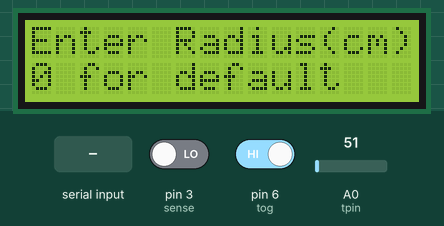
Simulated run of this sketch. Board: Arduino Uno, built with avr-gcc and run on an emulated ATmega328P. Parts: 16×2 character LCD. The test bench sets the inputs (shaded band); at power-on: pin 6 (tog) HIGH, pin 3 (sense) LOW, A0 (tpin) = 51. What the sketch prints to the serial monitor is not drawn.

Above: at 4.8 s.
4.9 s: pin 6 (tog) driven LOW
At 5.9 s:
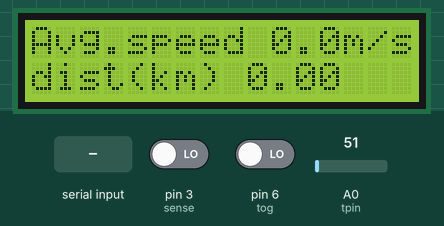
7.9 s: pin 3 (sense) driven HIGH
At 9.1 s:
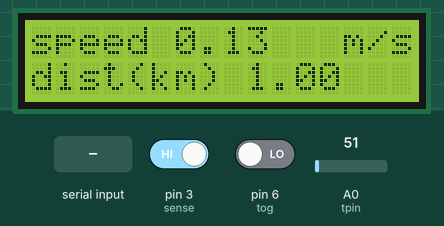
9.4 s: "1" received over Serial
10.9 s: pin 6 (tog) driven HIGH
At 11.3 s:
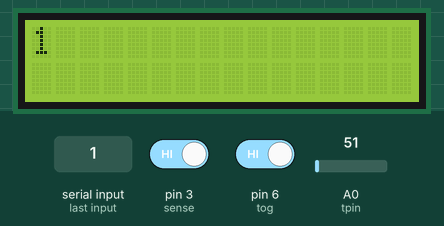
12.4 s: byte 0 (0) received over Serial
At 12.7 s:
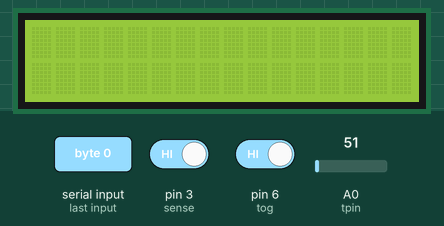
13.9 s: "0" received over Serial
At 15.4 s:
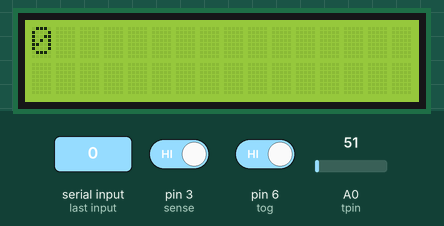
Timing chart, 0 to 16.9 s (numbered marks = the images above; inputs shaded):
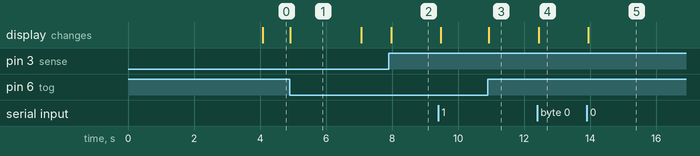

The sketch:

speedoMeter.ino
```cpp
 #include<LiquidCrystal.h>

 #include<Wire.h>

 #include<Rtc_Pcf8563.h>

 Rtc_Pcf8563 rtc;

 char * days[7] = {
   "Sun",
   "Mon",
   "Tue",
   "Wed",
   "Thu",
   "Fri",
   "Sat"
 };

 LiquidCrystal lcd(4, 5, 13, 12, 11, 10);

 long int sense = 3, rot = 0, d = 0, b = 0, tog = 6, x = 0, u = 0, tpin = A0, tempi = 0;

 float sp = 0, distance = 0, tmd = 0, asp = 0.00, temp;

 int fl = 0, msg = 0, i = 0, rad = 31;

 char h[42];

 boolean togvl = LOW, togv;

 boolean prev;

 void setup()

 {

   Serial.begin(9600);

   lcd.begin(16, 2);

   lcd.clear();

   pinMode(sense, INPUT);

   pinMode(tpin, INPUT);

   togv = digitalRead(tog);

   lcd.setCursor(3, 0);
   lcd.write("Welcome");
   lcd.setCursor(11, 0);
   lcd.write("to");
   lcd.setCursor(0, 1);
   lcd.write("Bicycle Computer");
   delay(4000);
   lcd.setCursor(0, 0);
   lcd.clear();
   lcd.write("Enter Radius(cm)");
   lcd.setCursor(0, 1);
   lcd.write("0 for default");

   while (1) {
     rad = Serial.read();
     if (togv != digitalRead(tog)) {
       goto xy;
     }
   }
   xy:
     if (rad == 0) {
       rad = 31;
     }

 }

 void loop()

 {

   if (Serial.available())

   {

     msg = 1;

     for (i = 0; i <= 41; i++)

     {

       h[i] = (char) 0;

     }

     i = 0;

     //    lcd.clear();

     while (Serial.available() > 0)

     {

       h[i] = Serial.read();

       i++;

     }
     //  i=0;

   }

   prev = digitalRead(tog);

   temp = analogRead(tpin); //from lm35

   temp = (temp * 500 / 1023.0);

   tempi = temp;

   attachInterrupt(1, det, RISING); //from hall effect sensor

   if ((millis() - b) > 7000)

   {
     sp = 0;

     asp = (distance * 1000) / (b - x);

     lcd.clear();

   }

   if (d > 0)

   {

     //  sp=(2*3.14*rad)/(millis()-timeold);

     // timeold=millis();

     //    d=0;

   }

   if (digitalRead(tog) == LOW)

   {

     //             if(prev==HIGH)

     {

       lcd.clear();

     }

     if (msg == 1)

     {

       lcd.setCursor(15, 1);

       lcd.print("!");
       //message indication

     }

     if (sp == 0)

     {

       lcd.setCursor(0, 0);

       lcd.print("Avg.speed");

       lcd.setCursor(10, 0);

       lcd.print(asp);

       lcd.setCursor(13, 0);

       lcd.print("m/s");

     } else

     {

       lcd.setCursor(0, 0);

       lcd.print("speed");

       lcd.setCursor(6, 0);

       lcd.print(sp);

       lcd.setCursor(13, 0);

       lcd.print("m/s");

     }

     lcd.setCursor(0, 1);

     lcd.print("dist(km)");

     lcd.setCursor(9, 1);

     lcd.print(distance);

     prev = digitalRead(tog);

   } else if (digitalRead(tog) == HIGH) //line no 111.

   {

     if (msg == 1)

     {

       lcd.clear();

       lcd.print(h);

       togvl = HIGH;

     } else

     {

       //                if(prev==LOW)

       {

         lcd.clear();

       }

       lcd.setCursor(0, 0);

       lcd.print("Temp");

       lcd.setCursor(5, 0);

       lcd.print(tempi);

       lcd.setCursor(7, 0);

       lcd.print("C");

       lcd.setCursor(11, 0);

       lcd.print(days[rtc.getWeekday()]);

       lcd.setCursor(0, 1);

       lcd.print(rtc.formatDate());

       lcd.setCursor(11, 1);

       lcd.print(rtc.formatTime());

     }

     prev = digitalRead(tog);

   }

   if (digitalRead(tog) == LOW && togvl == HIGH)

   {

     togvl = LOW;

     msg = 0;

   }

   Serial.println("dist");

   Serial.println(distance);

   if (sp == 0)

   {

     Serial.println("avg.speed");

     Serial.println(asp);

   } else

   {

     Serial.println("speed");

     Serial.println(sp);

   }

 }

 void det()

 {

   if (u == 4)

   {

     x = millis();

   }

   u++;

   rot = rot + 1;

   //  distance=(2*3.14*rad*rot)/100000
   distance = rot;
   d = d + 1;

   tmd = millis() - b;

   b = millis();
   // sp=(2*3.14*rad)*1000/tmd;
   sp = 1000 / tmd;
 }
```

Measured:
- after the input at 4.9 s, the display: changes at once (image 1)
- after the input at 7.9 s, the display: changes after 0.07 s (image 2)
- after the input at 10.9 s, the display: changes at once (image 3)
- after the input at 12.4 s, the display: changes at once (image 4)
- after the input at 13.9 s, the display: changes after 0.05 s (image 5)
- what the display in image 1 shows lasts 2.2 s, from 4.9 s to 7.1 s
